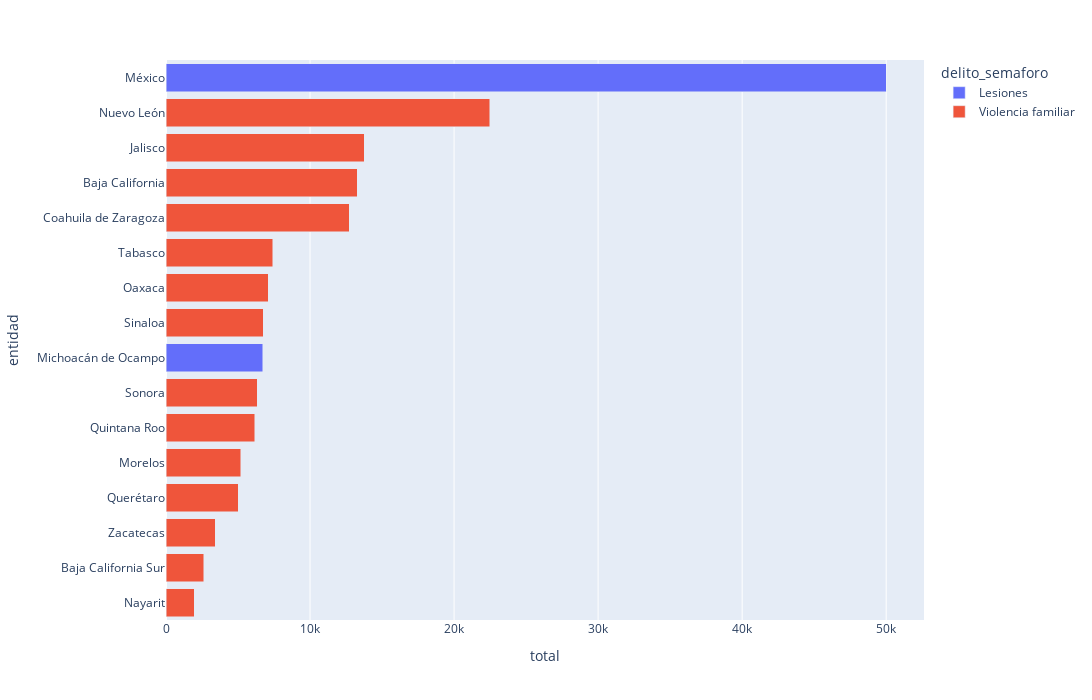
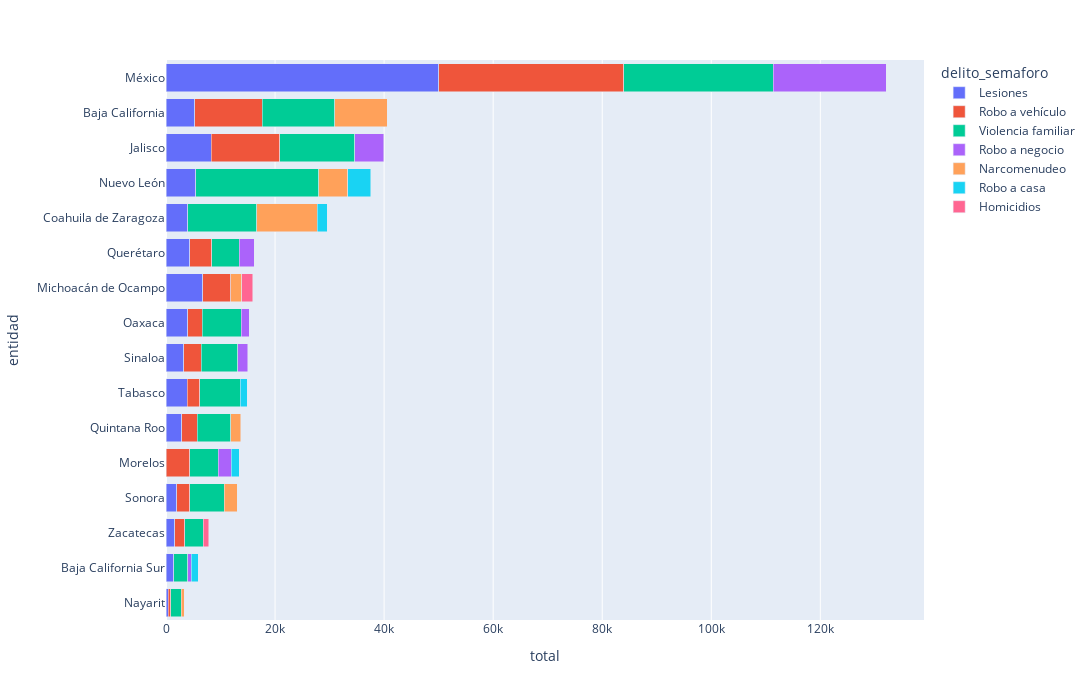

The notebook cell these images were saved under, in order:
### Markdown cell above
# Top n tipo de delitos cometidos en estados con más narcotráfico

### Code cell
import ipywidgets as widgets

def graficar_topn_delitos_narcos(anio: int=2022, n: int=1):
    vista1 = semaforo_n[semaforo_n['anio'] == anio]
    print(vista1.shape)
    vista1 = vista1.groupby(['entidad', 'delito_semaforo'])['total'].sum().reset_index()
    # Obtener top n delitos con más ocurrencia por entidad
    vista1 = vista1.groupby('entidad').apply(lambda x: x.nlargest(n, 'total')).reset_index(drop=True)
    vista1.sort_values(by='total', ascending=False, inplace=True)
    fig = px.bar(vista1, x='total', y='entidad', color='delito_semaforo', barmode='stack', width=1200, height=700)
    fig.update_layout(yaxis_categoryorder = 'total ascending')

    # Mostrar el gráfico
    fig.show()

anios = semaforo_n["anio"].unique()
ns = [1,2,3,4]
widgets.interact(graficar_topn_delitos_narcos, anio=anios, n=ns)

### Figure 1 — Plotly figure (JSON) as saved in the notebook; plotly's stock layout.template omitted (floating-point values rounded to 4 significant figures)
{"data": [{"alignmentgroup": "True", "hovertemplate": "delito_semaforo=Lesiones<br>total=%{x}<br>entidad=%{y}<extra></extra>", "legendgroup": "Lesiones", "marker": {"color": "#636efa", "pattern": {"shape": ""}}, "name": "Lesiones", "offsetgroup": "Lesiones", "orientation": "h", "showlegend": true, "textposition": "auto", "type": "bar", "x": [49993, 6721], "xaxis": "x", "y": ["México", "Michoacán de Ocampo"], "yaxis": "y"}, {"alignmentgroup": "True", "hovertemplate": "delito_semaforo=Violencia familiar<br>total=%{x}<br>entidad=%{y}<extra></extra>", "legendgroup": "Violencia familiar", "marker": {"color": "#EF553B", "pattern": {"shape": ""}}, "name": "Violencia familiar", "offsetgroup": "Violencia familiar", "orientation": "h", "showlegend": true, "textposition": "auto", "type": "bar", "x": [22480, 13747, 13262, 12718, 7426, 7083, 6746, 6345, 6161, 5206, 5032, 3408, 2620, 1947], "xaxis": "x", "y": ["Nuevo León", "Jalisco", "Baja California", "Coahuila de Zaragoza", "Tabasco", "Oaxaca", "Sinaloa", "Sonora", "Quintana Roo", "Morelos", "Querétaro", "Zacatecas", "Baja California Sur", "Nayarit"], "yaxis": "y"}], "layout": {"barmode": "stack", "height": 700, "legend": {"title": {"text": "delito_semaforo"}, "tracegroupgap": 0}, "margin": {"t": 60}, "width": 1200, "xaxis": {"anchor": "y", "domain": [0, 1], "title": {"text": "total"}}, "yaxis": {"anchor": "x", "categoryorder": "total ascending", "domain": [0, 1], "title": {"text": "entidad"}}}}

### Figure 2 — Plotly figure (JSON) as saved in the notebook; plotly's stock layout.template omitted (floating-point values rounded to 4 significant figures)
{"data": [{"alignmentgroup": "True", "hovertemplate": "delito_semaforo=Lesiones<br>total=%{x}<br>entidad=%{y}<extra></extra>", "legendgroup": "Lesiones", "marker": {"color": "#636efa", "pattern": {"shape": ""}}, "name": "Lesiones", "offsetgroup": "Lesiones", "orientation": "h", "showlegend": true, "textposition": "auto", "type": "bar", "x": [49993, 8281, 6721, 5490, 5290, 4342, 3985, 3962, 3871, 3283, 2867, 1991, 1638, 1400, 443], "xaxis": "x", "y": ["México", "Jalisco", "Michoacán de Ocampo", "Nuevo León", "Baja California", "Querétaro", "Oaxaca", "Coahuila de Zaragoza", "Tabasco", "Sinaloa", "Quintana Roo", "Sonora", "Zacatecas", "Baja California Sur", "Nayarit"], "yaxis": "y"}, {"alignmentgroup": "True", "hovertemplate": "delito_semaforo=Robo a vehículo<br>total=%{x}<br>entidad=%{y}<extra></extra>", "legendgroup": "Robo a vehículo", "marker": {"color": "#EF553B", "pattern": {"shape": ""}}, "name": "Robo a vehículo", "offsetgroup": "Robo a vehículo", "orientation": "h", "showlegend": true, "textposition": "auto", "type": "bar", "x": [33958, 12578, 12353, 5153, 4358, 4091, 3159, 2838, 2705, 2383, 2350, 1809, 450], "xaxis": "x", "y": ["México", "Jalisco", "Baja California", "Michoacán de Ocampo", "Morelos", "Querétaro", "Sinaloa", "Quintana Roo", "Oaxaca", "Sonora", "Tabasco", "Zacatecas", "Nayarit"], "yaxis": "y"}, {"alignmentgroup": "True", "hovertemplate": "delito_semaforo=Violencia familiar<br>total=%{x}<br>entidad=%{y}<extra></extra>", "legendgroup": "Violencia familiar", "marker": {"color": "#00cc96", "pattern": {"shape": ""}}, "name": "Violencia familiar", "offsetgroup": "Violencia familiar", "orientation": "h", "showlegend": true, "textposition": "auto", "type": "bar", "x": [27449, 22480, 13747, 13262, 12718, 7426, 7083, 6746, 6345, 6161, 5206, 5032, 3408, 2620, 1947], "xaxis": "x", "y": ["México", "Nuevo León", "Jalisco", "Baja California", "Coahuila de Zaragoza", "Tabasco", "Oaxaca", "Sinaloa", "Sonora", "Quintana Roo", "Morelos", "Querétaro", "Zacatecas", "Baja California Sur", "Nayarit"], "yaxis": "y"}, {"alignmentgroup": "True", "hovertemplate": "delito_semaforo=Robo a negocio<br>total=%{x}<br>entidad=%{y}<extra></extra>", "legendgroup": "Robo a negocio", "marker": {"color": "#ab63fa", "pattern": {"shape": ""}}, "name": "Robo a negocio", "offsetgroup": "Robo a negocio", "orientation": "h", "showlegend": true, "textposition": "auto", "type": "bar", "x": [20659, 5299, 2704, 2357, 1828, 1475, 635], "xaxis": "x", "y": ["México", "Jalisco", "Querétaro", "Morelos", "Sinaloa", "Oaxaca", "Baja California Sur"], "yaxis": "y"}, {"alignmentgroup": "True", "hovertemplate": "delito_semaforo=Narcomenudeo<br>total=%{x}<br>entidad=%{y}<extra></extra>", "legendgroup": "Narcomenudeo", "marker": {"color": "#FFA15A", "pattern": {"shape": ""}}, "name": "Narcomenudeo", "offsetgroup": "Narcomenudeo", "orientation": "h", "showlegend": true, "textposition": "auto", "type": "bar", "x": [11032, 9655, 5361, 2341, 2031, 1881, 470], "xaxis": "x", "y": ["Coahuila de Zaragoza", "Baja California", "Nuevo León", "Sonora", "Michoacán de Ocampo", "Quintana Roo", "Nayarit"], "yaxis": "y"}, {"alignmentgroup": "True", "hovertemplate": "delito_semaforo=Robo a casa<br>total=%{x}<br>entidad=%{y}<extra></extra>", "legendgroup": "Robo a casa", "marker": {"color": "#19d3f3", "pattern": {"shape": ""}}, "name": "Robo a casa", "offsetgroup": "Robo a casa", "orientation": "h", "showlegend": true, "textposition": "auto", "type": "bar", "x": [4245, 1896, 1502, 1287, 1262], "xaxis": "x", "y": ["Nuevo León", "Coahuila de Zaragoza", "Morelos", "Baja California Sur", "Tabasco"], "yaxis": "y"}, {"alignmentgroup": "True", "hovertemplate": "delito_semaforo=Homicidios<br>total=%{x}<br>entidad=%{y}<extra></extra>", "legendgroup": "Homicidios", "marker": {"color": "#FF6692", "pattern": {"shape": ""}}, "name": "Homicidios", "offsetgroup": "Homicidios", "orientation": "h", "showlegend": true, "textposition": "auto", "type": "bar", "x": [1969, 981], "xaxis": "x", "y": ["Michoacán de Ocampo", "Zacatecas"], "yaxis": "y"}], "layout": {"barmode": "stack", "height": 700, "legend": {"title": {"text": "delito_semaforo"}, "tracegroupgap": 0}, "margin": {"t": 60}, "width": 1200, "xaxis": {"anchor": "y", "domain": [0, 1], "title": {"text": "total"}}, "yaxis": {"anchor": "x", "categoryorder": "total ascending", "domain": [0, 1], "title": {"text": "entidad"}}}}
